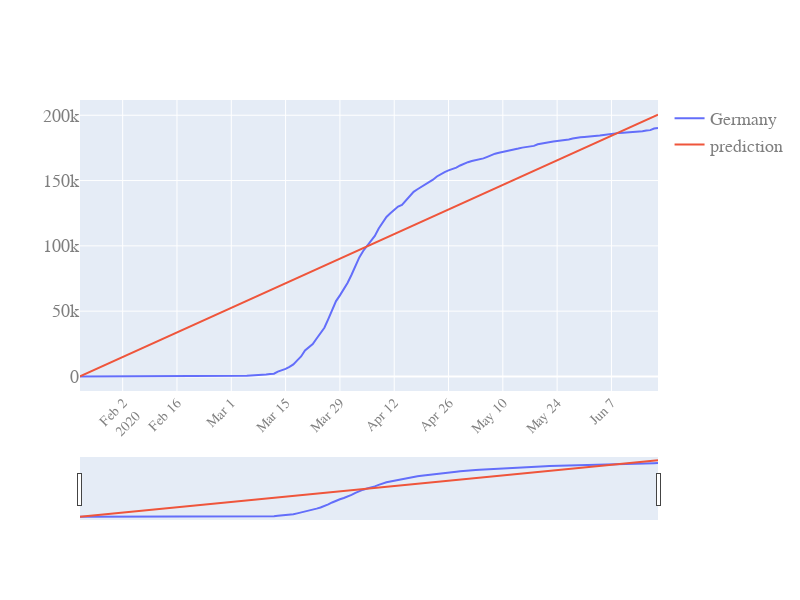

Write notebook code for a chart like this one.
### Code cell
quick_plot(LR_inspect.date, LR_inspect.iloc[:,1:], yscale='linear', slider=True)

### Figure 1 — Plotly figure (JSON) as saved in the notebook; plotly's stock layout.template omitted (floating-point values rounded to 4 significant figures; data arrays with more than 128 entries replaced by an {"elided": "..."} marker saying what was removed)
{"data": [{"marker": {"size": 3}, "mode": "lines", "name": "Germany", "type": "scatter", "x": {"elided": "150 str values"}, "y": {"elided": "150 int values"}}, {"marker": {"size": 3}, "mode": "lines", "name": "prediction", "type": "scatter", "x": {"elided": "150 str values"}, "y": {"elided": "150 float values"}}], "layout": {"autosize": true, "font": {"color": "#7f7f7f", "family": "PT Sans. monospace", "size": 18}, "height": 600, "width": 800, "xaxis": {"nticks": 20, "rangeslider": {"visible": true}, "tickangle": -45, "tickfont": {"color": "#7f7f7f", "size": 14}}, "yaxis": {"type": "linear"}}}
